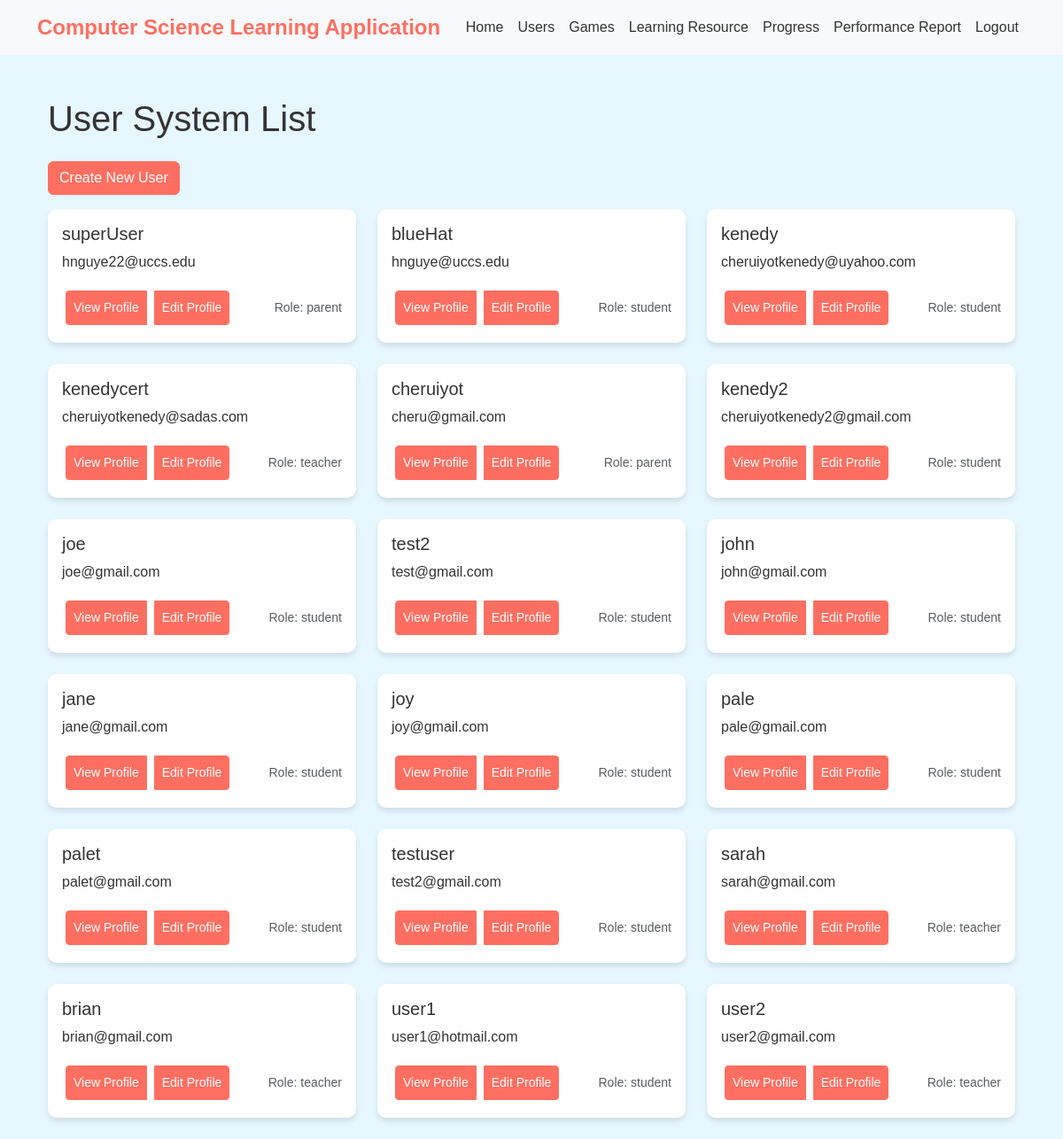
The page /users/ (signed in) on the database as committed earlier.
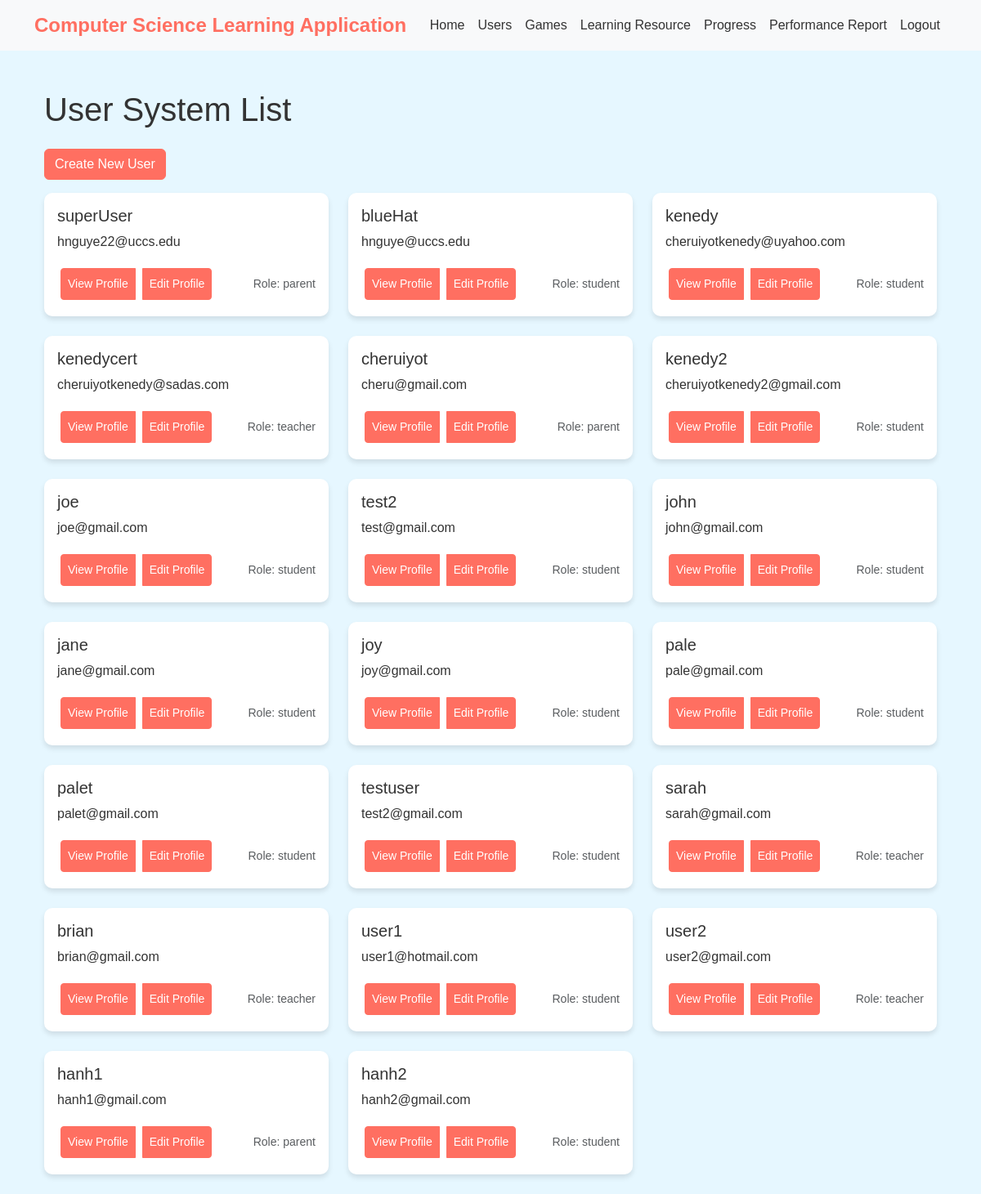
The same page on the database as committed later.
### computer_science_learning_app/models.py (models this page shows, shortened)
class Usersys(AbstractBaseUser):
    UserID = models.AutoField(primary_key=True)
    Username = models.CharField(max_length=100, unique=True)
    Email = models.EmailField(unique=True)
    Role_choices = [
        ("student", "Student"),
        ("parent", "Parent"),
        ("teacher", "Teacher"),
    ]
    Role = models.CharField(max_length=20, choices=Role_choices, default='student')
    is_staff = models.BooleanField(default=False)
    objects = UsersysManager()
    USERNAME_FIELD = 'Username'
    REQUIRED_FIELDS = ['username']

### computer_science_learning_app/views.py (the view)
# urls.py: path('users/', UsersysListView.as_view(), name='usersys_list'),
class UsersysListView(LoginRequiredMixin, ListView):
    template_name = "usersys_list.html"
    context_object_name = "users"
    def dispatch(self, request, *args, **kwargs):
        if not request.user.is_authenticated or request.user.Role != 'teacher':
            return HttpResponseForbidden("You are not allowed to access this page.")
        return super().dispatch(request, *args, **kwargs)
    def get_queryset(self):
        return Usersys.objects.all()

### computer_science_learning_app/templates/usersys_list.html (shortened to what this page needs)
{% extends "base_template.html" %}
{% block content %}
<div class="container mt-5">
    <h1 class="mb-4">User System List</h1>
    <div class="d-flex justify-content-between mb-3">
        <a href="{% url 'usersys_create' %}" class="btn btn-primary">Create New User</a>
    </div>
    <div class="row">
        {% for user in users %}
        <div class="col-md-4 mb-4">
            <div class="card h-100">
                <div class="card-body">
                    <h5 class="card-title">{{ user.Username }}</h5>
                    <p class="card-text">{{ user.Email }}</p>
                    <div class="d-flex justify-content-between align-items-center">
                        <div class="btn-group">
                            <a href="{% url 'usersys_detail' pk=user.UserID %}"
                                class="p-2 m-1 btn btn-sm btn-primary">View
                                Profile</a>
                            <a href="{% url 'usersys_edit' pk=user.UserID %}"
                                class="p-2 m-1 btn btn-sm btn-primary">Edit
                                Profile</a>
                        </div>
                        <small class="text-muted">Role: {{ user.Role }}</small>
                    </div>
                </div>
            </div>
        </div>
        {% endfor %}
    </div>
</div>
{% endblock %}

Rows that differ between the two databases and show on the page:
added Usersys: Username "hanh1", Email "hanh1@gmail.com", Role "parent"
added Usersys: Username "hanh2", Email "hanh2@gmail.com", Role "student"
